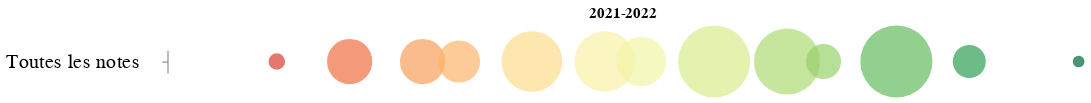

The code cell stored with this chart in its notebook:
### Markdown cell above
# Des notes

### Code cell
overall = notation_saison.groupby(['Note_num', 'Note_txt']).agg({"Joueur": "count", "sort": "max"}).reset_index()

alt.Chart(overall).mark_circle().encode(
    x=alt.X(
        'Note_num:Q',
        title='Note',
        axis=None
    ),
    y=alt.datum("Toutes les notes"),
    color=alt.Color(
        'Note_num:Q', 
        legend=None, 
        scale=alt.Scale(domain=[0.0,5.0], scheme="redyellowgreen")
    ),
    size=alt.Size(
        "Joueur:Q",
        legend=None,
        scale=alt.Scale(domain=[0.0, overall["Joueur"].max()], range=[0.0, 4000.0])
    ),
    tooltip=[alt.Tooltip("Note_txt:N", title="Note"), alt.Tooltip("Joueur:N", title="# Attributions")]
).properties(
    title='2021-2022',
    width=800
).configure_axis(
    grid=False
).configure_view(
    strokeWidth=0,
).configure_axisY(
    labelPadding=20, 
    labelFontSize=18,
    grid=False,
)

### Figure 1 — Vega-Lite specification as saved in the notebook (floating-point values rounded to 4 significant figures)
{"config": {"view": {"continuousWidth": 400, "continuousHeight": 300, "strokeWidth": 0}, "axis": {"grid": false}, "axisY": {"grid": false, "labelFontSize": 18, "labelPadding": 20}}, "data": {"name": "data-b6b6c878b4f9bd043a756514e8e74367"}, "mark": "circle", "encoding": {"color": {"field": "Note_num", "legend": null, "scale": {"domain": [0.0, 5.0], "scheme": "redyellowgreen"}, "type": "quantitative"}, "size": {"field": "Joueur", "legend": null, "scale": {"domain": [0.0, 38.0], "range": [0.0, 4000.0]}, "type": "quantitative"}, "tooltip": [{"field": "Note_txt", "title": "Note", "type": "nominal"}, {"field": "Joueur", "title": "# Attributions", "type": "nominal"}], "x": {"axis": null, "field": "Note_num", "title": "Note", "type": "quantitative"}, "y": {"datum": "Toutes les notes"}}, "title": "2021-2022", "width": 800, "$schema": "https://vega.github.io/schema/vega-lite/v4.17.0.json", "datasets": {"data-b6b6c878b4f9bd043a756514e8e74367": [{"Note_num": 0.6, "Note_txt": "1-", "Joueur": 2, "sort": 20220914}, {"Note_num": 1.0, "Note_txt": "1", "Joueur": 15, "sort": 20221102}, {"Note_num": 1.4, "Note_txt": "1+", "Joueur": 15, "sort": 20221030}, {"Note_num": 1.6, "Note_txt": "2-", "Joueur": 13, "sort": 20221102}, {"Note_num": 2.0, "Note_txt": "2", "Joueur": 27, "sort": 20221102}, {"Note_num": 2.4, "Note_txt": "2+", "Joueur": 27, "sort": 20221030}, {"Note_num": 2.6, "Note_txt": "3-", "Joueur": 18, "sort": 20221102}, {"Note_num": 3.0, "Note_txt": "3", "Joueur": 38, "sort": 20221102}, {"Note_num": 3.4, "Note_txt": "3+", "Joueur": 32, "sort": 20221102}, {"Note_num": 3.6, "Note_txt": "4-", "Joueur": 9, "sort": 20221023}, {"Note_num": 4.0, "Note_txt": "4", "Joueur": 38, "sort": 20221102}, {"Note_num": 4.4, "Note_txt": "4+", "Joueur": 8, "sort": 20221030}, {"Note_num": 5.0, "Note_txt": "5", "Joueur": 1, "sort": 20221013}]}}
